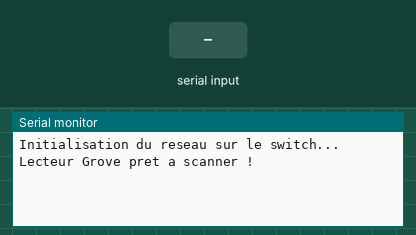
Simulated run of this sketch. Board: Arduino Uno, built with avr-gcc and run on an emulated ATmega328P. On the bench: the last lines printed to the serial monitor. The inputs (shaded band) are chosen by the test bench. WiFi joins after 1.5 s; servers stay silent unless stated.

Above: at 2.7 s.
2.8 s: "1" received over the second serial link
At 4.0 s:
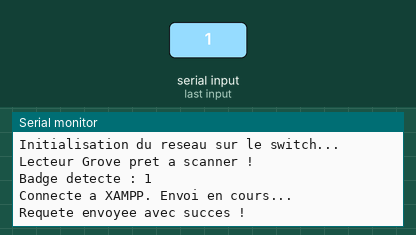
4.5 s: "0" received over the second serial link
At 5.26 s:
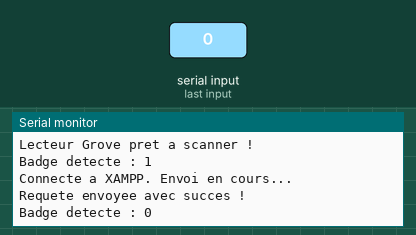
6.0 s: "2" received over the second serial link
At 9.0 s:
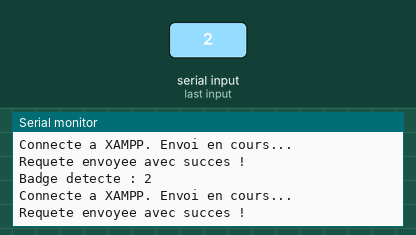

The sketch:

sketch_mar13a.ino
```cpp
#include <SPI.h>
#include <Ethernet.h>
#include <SoftwareSerial.h>

byte mac[] = { 0xDE, 0xAD, 0xBE, 0xEF, 0xFE, 0xED };
IPAddress ip(172, 19, 207, 200);
IPAddress server(172, 19, 207, 184);

IPAddress gateway(172, 19, 0, 1);
IPAddress subnet(255, 255, 0, 0);

EthernetClient client;
SoftwareSerial rfidReader(2, 3);

void setup() {
  Serial.begin(9600);
  rfidReader.begin(9600);

  Serial.println("Initialisation du reseau sur le switch...");
  Ethernet.begin(mac, ip, server, gateway, subnet);
  delay(1500);

  Serial.println("Lecteur Grove pret a scanner !");
}

void loop() {
  if (rfidReader.available() > 0) {
    String uidString = "";
    delay(50);

    while (rfidReader.available() > 0) {
      char c = rfidReader.read();
      if (isAlphaNumeric(c)) {
        uidString += c;
      }
    }

    if (uidString.length() > 0) {
      Serial.print("Badge detecte : ");
      Serial.println(uidString);

      envoyerDonnees(uidString);
      delay(2000);
    }
  }
}

void envoyerDonnees(String uid) {
  if (client.connect(server, 80)) {
    Serial.println("Connecte a XAMPP. Envoi en cours...");

    client.print("GET /gestion_badges/api_scan.php?badge=");
    client.print(uid);
    client.println(" HTTP/1.1");
    client.print("Host: ");
    client.println(server);
    client.println("Connection: close");
    client.println();

    client.stop();
    Serial.println("Requete envoyee avec succes !");
  } else {
    Serial.println("ERREUR : Impossible de se connecter a XAMPP (Verifiez le pare-feu Windows).");
  }
}
```

Measured:
- after the input at 2.8 s, the serial monitor: prints a new line after 0.05 s (image 1)
- after the input at 4.5 s, the serial monitor: prints a new line after 0.60 s (image 2)
- after the input at 6.0 s, the serial monitor: prints a new line after 1.4 s (image 3)
